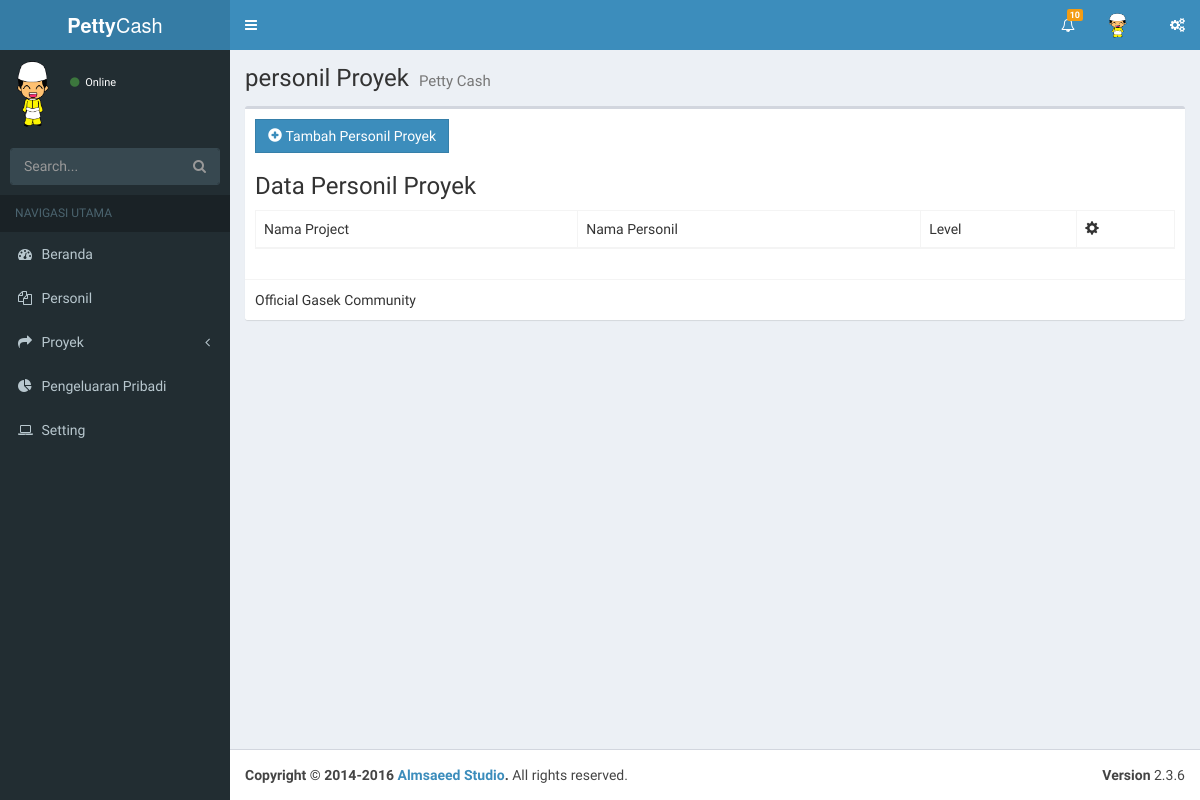
/index.php/c_personil_proyek, run on an earlier commit of the app's database.
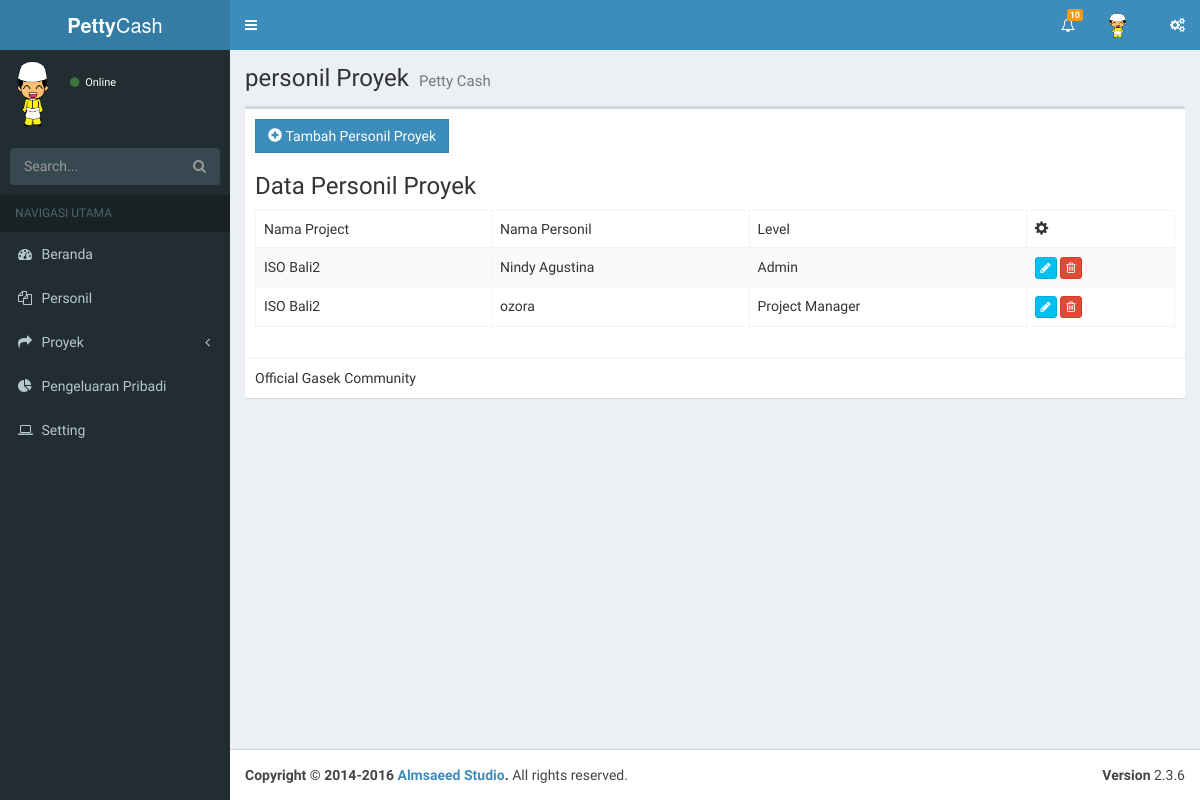
And on a later commit of the database.
### tables this page shows
CREATE TABLE IF NOT EXISTS `project_personil` (
  `id_project_personil` int(11) NOT NULL AUTO_INCREMENT,
  `id_project` int(11) NOT NULL,
  `id_user` int(11) NOT NULL,
  `id_level_user` int(11) NOT NULL,
  PRIMARY KEY (`id_project_personil`),
  KEY `fk_pp_user` (`id_user`),
  KEY `fk_pp_project` (`id_project`),
  KEY `fk_pp_level` (`id_level_user`)
);

CREATE TABLE IF NOT EXISTS `project` (
  `id_project` int(11) NOT NULL AUTO_INCREMENT,
  `nama_project` varchar(100) DEFAULT NULL,
  `anggaran` double DEFAULT NULL,
  `tanggal_mulai` datetime DEFAULT NULL,
  `tanggal_selesai` datetime DEFAULT NULL,
  PRIMARY KEY (`id_project`)
);

CREATE TABLE IF NOT EXISTS `user` (
  `id_user` int(11) NOT NULL AUTO_INCREMENT,
  `nama_user` varchar(100) DEFAULT NULL,
  `alamat` text,
  `no_hp` varchar(13) DEFAULT NULL,
  `email` varchar(100) DEFAULT NULL,
  `username` varchar(20) DEFAULT NULL,
  `password` varchar(100) DEFAULT NULL,
  `status` varchar(20) NOT NULL,
  `last_login` datetime DEFAULT NULL,
  `is_active` tinyint(1) DEFAULT NULL,
  PRIMARY KEY (`id_user`)
);

CREATE TABLE IF NOT EXISTS `level_user` (
  `id_level` int(11) NOT NULL AUTO_INCREMENT,
  `nama_level` varchar(20) DEFAULT NULL,
  PRIMARY KEY (`id_level`)
);

### application/controllers/c_personil_proyek.php (called while the page is built, shortened)
<?php
 class C_personil_proyek extends CI_Controller
 {
 	function __construct()
 	{
 		$this->load->model('adm_personil');
 		$this->load->model('adm_proyek');
 		$this->load->model('adm_personil_proyek');
 	}
 	public function index()
 	{
		$data['stat1']="";
		$data['stat2']="";
		$data['stat3']="active";
		$data['stat4']="";
		$data['stat5']="";
		$data['stat6']="";
		$data['stat7']="";
		$data['stat8']="";
		$data['stat9']="";
		$hasil ['nama_proyek'] = $this->adm_proyek->get_all_project();
		$hasil ['nama_user'] = $this->adm_personil->get_all_personil();
		$hasil ['level'] = $this->adm_personil_proyek->get_all_level();
		$hasil ['isi_table'] = $this->adm_personil_proyek->get_all_PP();
		$this->load->view('attribute/header', $data);
		$this->load->view('admin/v_personil_proyek', $hasil);
		$this->load->view('attribute/footer');
 	}
}

### index.php (called while the page is built, shortened)
<?php
require_once BASEPATH.'core/CodeIgniter.php';

### application/models/adm_personil_proyek.php (called while the page is built, shortened)
<?php
class Adm_personil_proyek extends CI_Model
{
public function get_all_PP(){
	$this->db->select('id_project_personil, user.nama_user, project.nama_project, level_user.nama_level');
    $this->db->from('project_personil');
    $this->db->join('user', 'project_personil.id_user=user.id_user');
    $this->db->join('project', 'project_personil.id_project=project.id_project');
    $this->db->join('level_user', 'project_personil.id_level_user=level_user.id_level');
    $query = $this->db->get();
	return $query->result_array();
}
}

### application/views/admin/v_personil_proyek.php (the view, shortened to what this page needs)
<div class="content-wrapper">
  <section class="content-header">
    <h1>
      personil Proyek
      <small>Petty Cash</small>
    </h1>
  </section>
  <section class="content">
    <div class="box">
      <div class="box-body">
    <div class="row">
      <div class="col-xs-12">
      <button type="button" class="btn btn-primary btn-flat" data-toggle="modal" data-target="#tambah_pp"><span class="glyphicon glyphicon-plus-sign"></span>&nbsp;Tambah Personil Proyek</button>
      <h3>Data Personil Proyek</h3>
        <table class=" table table-striped table-bordered table-hover">
          <thead>
            <tr>
              <td>Nama Project</td>
              <td>Nama Personil</td>
              <td>Level</td>
              <td><span class="glyphicon glyphicon-cog"></span></td>
            </tr>
          </thead>
          <tbody id="tabel_pp">
            <?php foreach ($isi_table as $tabel):?>
            <tr>
              <td><?php echo $tabel['nama_project']?></td>
              <td><?php echo $tabel['nama_user']?></td>
              <td><?php echo $tabel['nama_level']?></td>
              <td>
                <a href="javascript:;" class="btn btn-info btn-xs btn_edit_pp" data="<?php echo $tabel['id_project_personil'];?>"><span class="fa fa-pencil"></span></a>
                <a href="<?= base_url()?>c_personil_proyek/delete_personil_project/<?= $tabel['id_project_personil']?>" class="btn btn-danger btn-xs" onclick="return confirm('Anda yakin akan menghapus record ?');"><span class="fa fa-trash-o"></span></a>
              </td>
            </tr>
             <?php endforeach ?>
          </tbody>
        </table>
      </div>
    </div>
      </div>
      <div class="box-footer">
        Official Gasek Community
      </div>
    </div>
  </section>
</div>

What changed in the data, as far as the page shows it:
added project_personil: id_project.nama_project "ISO Bali2", id_user.nama_user "Nindy Agustina", id_level_user.nama_level "Admin"
added project_personil: id_project.nama_project "ISO Bali2", id_user.nama_user "ozora", id_level_user.nama_level "Project Manager"
